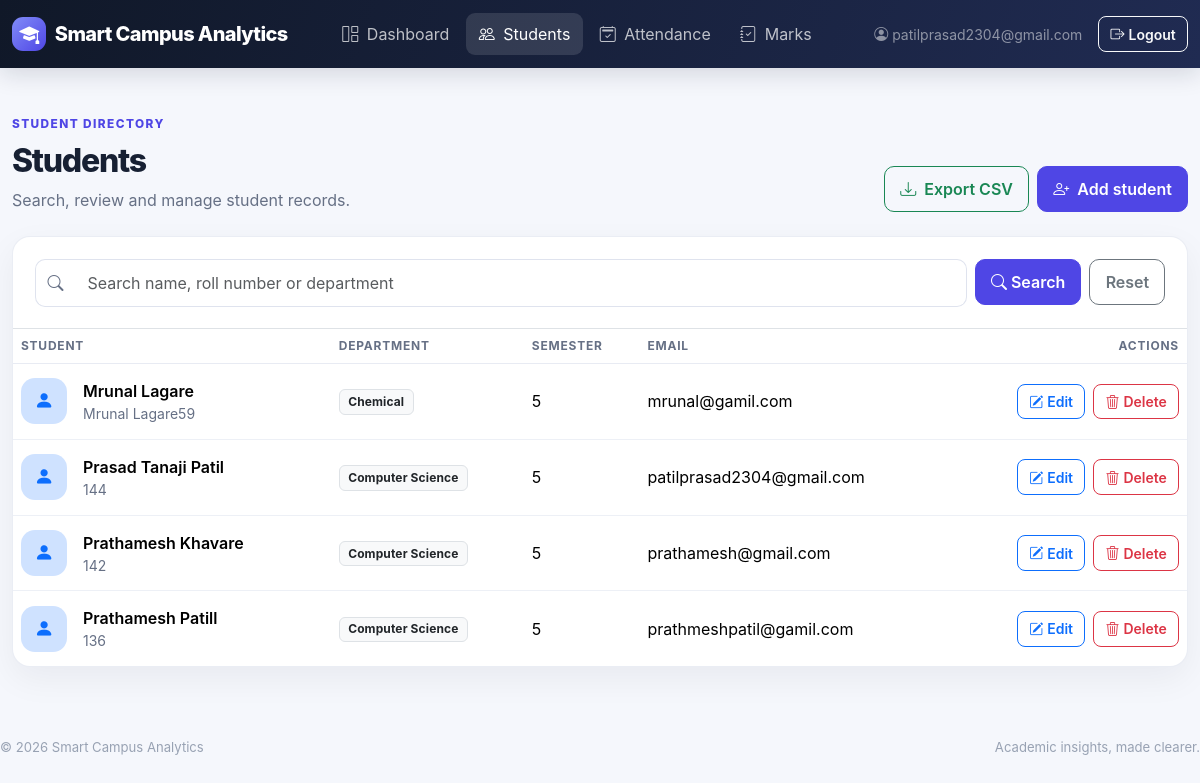
The app's page /students/ (signed in) with its own data.
### portal/models.py (models this page shows, shortened)
class Student(models.Model):
    roll_no = models.CharField(max_length=30, unique=True, db_index=True)
    name = models.CharField(max_length=150, db_index=True)
    department = models.CharField(max_length=100, db_index=True)
    semester = models.PositiveSmallIntegerField(validators=[MinValueValidator(1), MaxValueValidator(12)])
    email = models.EmailField(blank=True)
    phone = models.CharField(max_length=30, blank=True)
    is_active = models.BooleanField(default=True)
    created_at = models.DateTimeField(auto_now_add=True)
    updated_at = models.DateTimeField(auto_now=True)
    class Meta:
        ordering = ["name"]
        indexes = [
            models.Index(fields=["department", "semester"]),
            models.Index(fields=["is_active", "name"]),
        ]

### portal/views.py (the view)
# urls.py: path("students/", views.students, name="students"),
def students(request):
    _ensure_user(request)
    query = request.GET.get("q", "").strip()
    qs = Student.objects.all()
    if query:
        qs = qs.filter(
            Q(name__icontains=query) | Q(roll_no__icontains=query) |
            Q(department__icontains=query) | Q(email__icontains=query)
        )
    department = request.GET.get("department", "").strip()
    if department:
        qs = qs.filter(department__iexact=department)
    context = {
        "students": qs, "query": query, "department": department,
        "departments_filter": Student.objects.order_by().values_list("department", flat=True).distinct(),
        "can_manage_students": can_manage_students(request.user),
    }
    return render(request, "students.html", context)

### portal/permissions.py (called while the page is built)
def can_manage_students(user):
    return (
        user.is_authenticated
        and (
            user.is_superuser
            or user.groups.filter(
                name__in=["Admin", "Teacher"]
            ).exists()
        )
    )

### portal/views.py (called while the page is built)
def _ensure_user(request):
    if not request.user.is_authenticated:
        raise PermissionDenied("Please sign in to continue.")

### templates/students.html (shortened to what this page needs)
{% extends "base.html" %}
{% block content %}
<div class="d-flex flex-wrap justify-content-between align-items-end gap-3 mb-4">
  <div><div class="section-kicker mb-2">Student directory</div><h1 class="page-title h2 mb-2">Students</h1><p class="page-subtitle mb-0">Search, review and manage student records.</p></div>
  <div class="d-flex gap-2 flex-wrap"><a class="btn btn-outline-success" href="{% url 'export' %}?type=students"><i class="bi bi-download me-2"></i>Export CSV</a><a class="btn btn-primary" href="{% url 'student_add' %}"><i class="bi bi-person-plus me-2"></i>Add student</a></div>
</div>
<div class="card">
  <div class="card-body border-bottom">
    <form method="get" class="row g-2">
      <div class="col-12 col-md"><label class="visually-hidden" for="student-search">Search students</label><div class="input-group"><span class="input-group-text bg-white border-end-0" style="border-color:#dfe3ee;border-radius:10px 0 0 10px"><i class="bi bi-search muted"></i></span><input id="student-search" class="form-control border-start-0 mb-0" style="border-radius:0 10px 10px 0" name="q" value="{{ query }}" placeholder="Search name, roll number or department"></div></div>
      <div class="col-6 col-md-auto"><button class="btn btn-primary w-100"><i class="bi bi-search me-1"></i>Search</button></div>
      <div class="col-6 col-md-auto"><a class="btn btn-outline-secondary w-100" href="{% url 'students' %}">Reset</a></div>
    </form>
  </div>
  <div class="table-responsive"><table class="table table-hover"><thead><tr><th>Student</th><th>Department</th><th>Semester</th><th>Email</th><th class="text-end">Actions</th></tr></thead><tbody>
  {% for student in students %}
    <tr>
      <td><div class="d-flex align-items-center gap-3"><div class="stat-icon bg-primary-subtle text-primary flex-shrink-0"><i class="bi bi-person-fill"></i></div><div><div class="fw-semibold">{{ student.name }}</div><div class="small muted">{{ student.roll_no }}</div></div></div></td>
      <td><span class="badge text-bg-light border text-dark">{{ student.department }}</span></td><td>{{ student.semester }}</td><td>{{ student.email|default:"—" }}</td>
      <td><div class="d-flex justify-content-end gap-2"><a class="btn btn-sm btn-outline-primary" href="{% url 'student_edit' student.pk %}" aria-label="Edit {{ student.name }}"><i class="bi bi-pencil-square me-1"></i>Edit</a><a class="btn btn-sm btn-outline-danger" href="{% url 'student_delete' student.pk %}" aria-label="Delete {{ student.name }}"><i class="bi bi-trash3 me-1"></i>Delete</a></div></td>
    </tr>
  {% endfor %}
  </tbody></table></div>
</div>
{% endblock %}

### templates/base.html (shortened to what this page needs)
<!DOCTYPE html>
<html lang="en">
<head>
  <link href="https://cdn.jsdelivr.net/npm/bootstrap@5.3.3/dist/css/bootstrap.min.css" rel="stylesheet">
  <link href="https://cdn.jsdelivr.net/npm/bootstrap-icons@1.11.3/font/bootstrap-icons.min.css" rel="stylesheet">
</head>
<body>
<nav class="navbar navbar-expand-lg navbar-dark sticky-top">
  <div class="container-fluid page-wrap py-1">
    <a class="navbar-brand d-flex align-items-center" href="{% url 'dashboard' %}">
      <span class="brand-mark"><i class="bi bi-mortarboard-fill"></i></span>
      <span>Smart Campus<span class="d-none d-sm-inline"> Analytics</span></span>
    </a>
    {% if user.is_authenticated %}
    <div class="collapse navbar-collapse" id="mainNav">
      <div class="navbar-nav me-auto ms-lg-4 mt-3 mt-lg-0">
        <a class="nav-link {% if request.resolver_match.url_name == 'dashboard' %}active{% endif %}" href="{% url 'dashboard' %}"><i class="bi bi-grid-1x2 me-1"></i> Dashboard</a>
        <a class="nav-link {% if request.resolver_match.url_name == 'students' or request.resolver_match.url_name == 'student_add' or request.resolver_match.url_name == 'student_edit' or request.resolver_match.url_name == 'student_delete' %}active{% endif %}" href="{% url 'students' %}"><i class="bi bi-people me-1"></i> Students</a>
        <a class="nav-link {% if request.resolver_match.url_name == 'attendance' %}active{% endif %}" href="{% url 'attendance' %}"><i class="bi bi-calendar2-check me-1"></i> Attendance</a>
        <a class="nav-link {% if request.resolver_match.url_name == 'marks' %}active{% endif %}" href="{% url 'marks' %}"><i class="bi bi-journal-check me-1"></i> Marks</a>
      </div>
      <div class="d-flex align-items-center gap-3 mt-3 mt-lg-0 pb-3 pb-lg-0">
        <span class="text-white-50 small"><i class="bi bi-person-circle me-1"></i>{{ user.username }}</span>
        <form method="post" action="{% url 'logout' %}" class="m-0">
          <button class="btn btn-sm btn-outline-light"><i class="bi bi-box-arrow-right me-1"></i>Logout</button>
        </form>
      </div>
    </div>
    {% endif %}
  </div>
</nav>
<main class="container-fluid page-wrap page-content py-4 py-lg-5">
  {% block content %}{% endblock %}
</main>
<footer class="container-fluid page-wrap footer d-flex flex-wrap justify-content-between gap-2">
  <span>© {% now "Y" %} Smart Campus Analytics</span>
  <span>Academic insights, made clearer.</span>
</footer>
</body>
</html>

### templates/base.html (style rules this page uses)
:root { --sc-ink: #172033; --sc-muted: #667085; --sc-primary: #4f46e5; --sc-primary-dark: #3730a3; --sc-bg: #f5f7fc; --sc-border: #e8ebf3; --sc-card-shadow: 0 12px 34px rgba(16, 24, 40, .055); }
body { background: var(--sc-bg); color: var(--sc-ink); font-family: Inter, ui-sans-serif, system-ui, -apple-system, "Segoe UI", sans-serif; }
.navbar { background: linear-gradient(110deg, #101828, #202b52); box-shadow: 0 6px 24px rgba(16,24,40,.14); }
.navbar-brand { font-weight: 800; letter-spacing: -.03em; }
.brand-mark { display:inline-grid; place-items:center; width:34px; height:34px; margin-right:.55rem; border-radius:11px; background:linear-gradient(135deg,#818cf8,#4f46e5); color:white; }
.navbar .nav-link { color:rgba(255,255,255,.72); border-radius:9px; margin:0 .12rem; padding:.55rem .8rem!important; }
.navbar .nav-link:hover, .navbar .nav-link.active { background:rgba(255,255,255,.12); color:#fff; }
.page-wrap { max-width:1500px; }
.page-content { min-height:calc(100vh - 150px); }
.card { border:1px solid rgba(232,235,243,.9); border-radius:18px; box-shadow:var(--sc-card-shadow); }
.card-body { padding:1.35rem; }
.page-title { font-weight:800; letter-spacing:-.04em; }
.page-subtitle { color:var(--sc-muted); }
.btn { border-radius:10px; font-weight:600; padding:.62rem .95rem; }
.btn-sm { border-radius:8px; padding:.4rem .7rem; }
.btn-primary { background:var(--sc-primary); border-color:var(--sc-primary); }
.form-control, .form-select { border-color:#dfe3ee; border-radius:10px; padding:.68rem .8rem; }
.table { --bs-table-bg:transparent; vertical-align:middle; margin-bottom:0; }
.table thead th { color:#667085; font-size:.75rem; text-transform:uppercase; letter-spacing:.065em; font-weight:750; border-bottom-color:var(--sc-border); white-space:nowrap; }
.table tbody td { border-bottom-color:#edf0f6; padding-top:.9rem; padding-bottom:.9rem; }
.table tbody tr:last-child td { border-bottom:0; }
.stat-icon { display:grid; place-items:center; width:46px; height:46px; border-radius:14px; font-size:1.2rem; }
.muted { color:var(--sc-muted); }
.section-kicker { color:var(--sc-primary); font-size:.74rem; font-weight:800; letter-spacing:.12em; text-transform:uppercase; }
.footer { color:#98a2b3; font-size:.82rem; padding:1.25rem 0; }
.badge { font-weight:700; letter-spacing:.01em; padding:.48em .7em; }

### records on screen
Student: name "Mrunal Lagare", roll_no "Mrunal Lagare59", department "Chemical", semester "5", email "mrunal@gamil.com"
Student: name "Prasad Tanaji Patil", roll_no "144", department "Computer Science", semester "5", email "patilprasad2304@gmail.com"
Student: name "Prathamesh Khavare", roll_no "142", department "Computer Science", semester "5", email "prathamesh@gmail.com"
Student: name "Prathamesh Patill", roll_no "136", department "Computer Science", semester "5", email "prathmeshpatil@gamil.com"

### other values on screen
{{ user.username }} "patilprasad2304@gmail.com"
